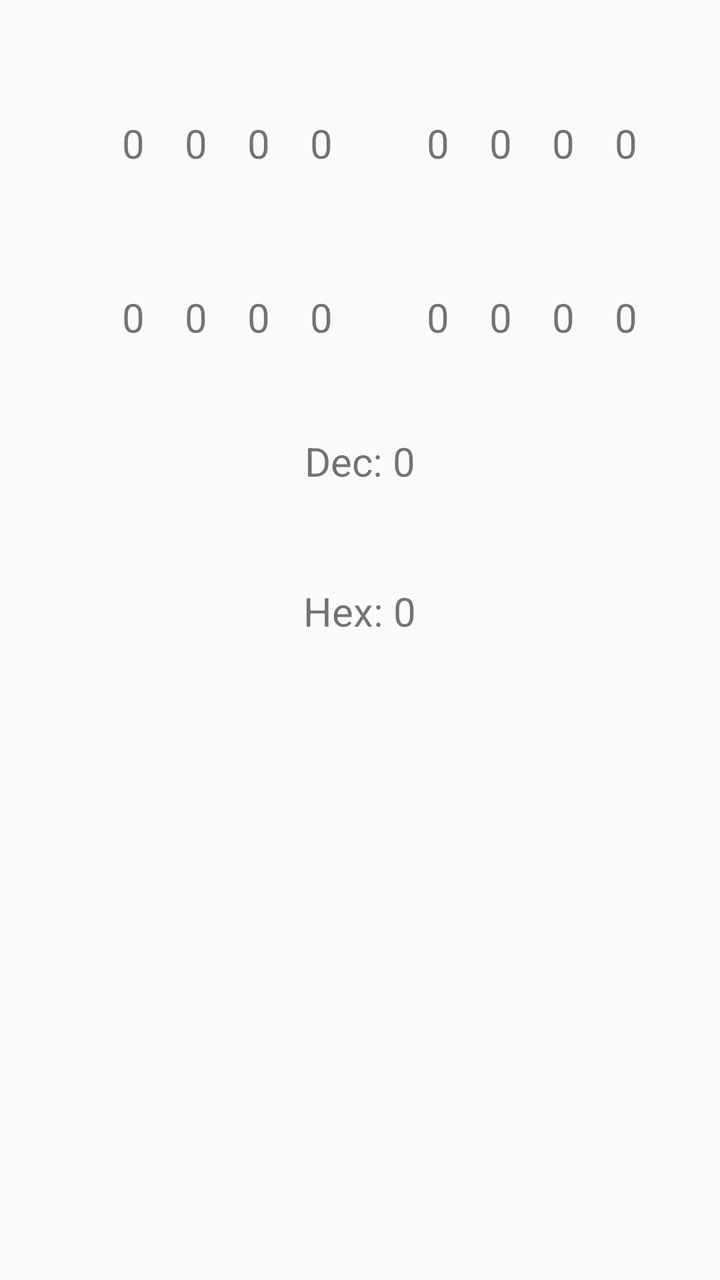
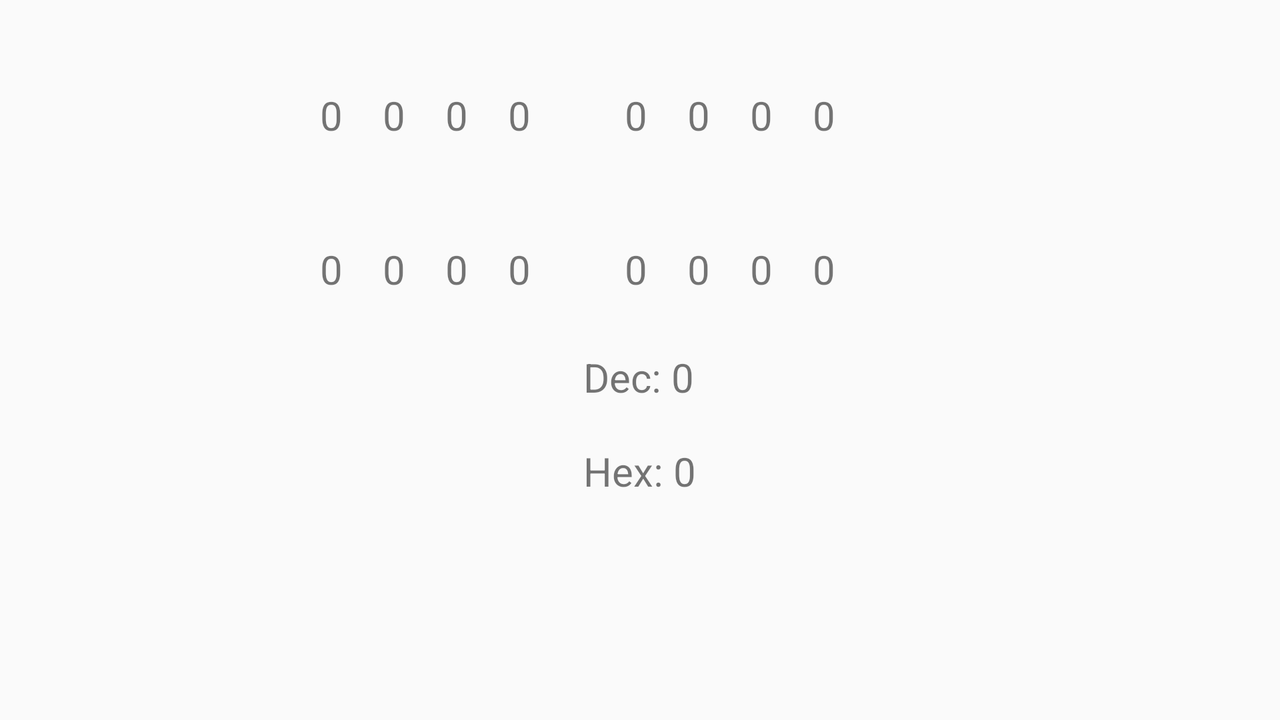

An Android layout and its configuration variant, each rendered on a device that would load it. The default file and the variant file are quoted in full after the pictures.
<!-- AndroidManifest.xml: application theme AppTheme -->
<!-- res/layout/fragment_bin.xml -->
<RelativeLayout xmlns:android="http://schemas.android.com/apk/res/android"
    xmlns:tools="http://schemas.android.com/tools"
    android:layout_width="match_parent"
    android:layout_height="match_parent"
    tools:context="com.example.bolek.ascii_helper.Fragments.BinFragment">


    <TextView
        android:id="@+id/textView"
        style="@style/BinaryDigit"
        android:layout_width="wrap_content"
        android:layout_height="wrap_content"
        android:layout_marginLeft="51dp"
        android:layout_marginStart="51dp"
        android:layout_marginTop="48dp"
        android:text="0"
        android:textSize="20sp"
        android:layout_alignParentTop="true"
        android:layout_alignParentLeft="true"
        android:layout_alignParentStart="true" />

    <TextView
        android:id="@+id/textView2"
        style="@style/BinaryDigit"
        android:layout_width="wrap_content"
        android:layout_height="wrap_content"
        android:layout_alignTop="@+id/textView"
        android:layout_toEndOf="@+id/textView"
        android:layout_toRightOf="@+id/textView"
        android:text="0"
        android:textSize="20sp" />

    <TextView
        android:id="@+id/textView3"
        style="@style/BinaryDigit"
        android:layout_width="wrap_content"
        android:layout_height="wrap_content"
        android:layout_alignTop="@+id/textView2"
        android:layout_toEndOf="@+id/textView2"
        android:layout_toRightOf="@+id/textView2"
        android:text="0"
        android:textSize="20sp" />

    <TextView
        android:id="@+id/textView4"
        style="@style/BinaryDigit"
        android:layout_width="wrap_content"
        android:layout_height="wrap_content"
        android:layout_alignTop="@+id/textView3"
        android:layout_toEndOf="@+id/textView3"
        android:layout_toRightOf="@+id/textView3"
        android:text="0"
        android:textSize="20sp" />

    <TextView
        android:id="@+id/textView5"
        style="@style/BinaryDigit"
        android:layout_width="wrap_content"
        android:layout_height="wrap_content"
        android:layout_alignBaseline="@+id/textView4"
        android:layout_alignBottom="@+id/textView4"
        android:layout_marginLeft="27dp"
        android:layout_marginStart="27dp"
        android:layout_toEndOf="@+id/textView4"
        android:layout_toRightOf="@+id/textView4"
        android:text="0"
        android:textSize="20sp" />

    <TextView
        android:id="@+id/textView6"
        style="@style/BinaryDigit"
        android:layout_width="wrap_content"
        android:layout_height="wrap_content"
        android:layout_alignTop="@+id/textView5"
        android:layout_toEndOf="@+id/textView5"
        android:layout_toRightOf="@+id/textView5"
        android:text="0"
        android:textSize="20sp" />

    <TextView
        android:id="@+id/textView7"
        style="@style/BinaryDigit"
        android:layout_width="wrap_content"
        android:layout_height="wrap_content"
        android:layout_alignTop="@+id/textView6"
        android:layout_toEndOf="@+id/textView6"
        android:layout_toRightOf="@+id/textView6"
        android:text="0"
        android:textSize="20sp" />

    <TextView
        android:id="@+id/textView8"
        style="@style/BinaryDigit"
        android:layout_width="wrap_content"
        android:layout_height="wrap_content"
        android:layout_alignTop="@id/textView7"
        android:layout_toEndOf="@id/textView7"
        android:layout_toRightOf="@id/textView7"
        android:text="0"
        android:textSize="20sp" />

    
    
    

    <TextView
        android:id="@+id/textView9"
        style="@style/BinaryDigit"
        android:layout_width="wrap_content"
        android:layout_height="wrap_content"
        android:layout_alignLeft="@+id/textView"
        android:layout_alignStart="@+id/textView"
        android:layout_below="@+id/textView"
        android:layout_marginTop="40dp"
        android:text="0"
        android:textSize="20sp" />

    <TextView
        android:id="@+id/textView10"
        style="@style/BinaryDigit"
        android:layout_width="wrap_content"
        android:layout_height="wrap_content"
        android:layout_alignLeft="@+id/textView2"
        android:layout_alignStart="@+id/textView2"
        android:layout_below="@+id/textView2"
        android:layout_marginTop="40dp"
        android:text="0"
        android:textSize="20sp" />

    <TextView
        android:id="@+id/textView11"
        style="@style/BinaryDigit"
        android:layout_width="wrap_content"
        android:layout_height="wrap_content"
        android:layout_alignLeft="@+id/textView3"
        android:layout_alignStart="@+id/textView3"
        android:layout_below="@+id/textView3"
        android:layout_marginTop="40dp"
        android:text="0"
        android:textSize="20sp" />

    <TextView
        android:id="@+id/textView12"
        style="@style/BinaryDigit"
        android:layout_width="wrap_content"
        android:layout_height="wrap_content"
        android:layout_alignLeft="@+id/textView4"
        android:layout_alignStart="@+id/textView4"
        android:layout_below="@+id/textView4"
        android:layout_marginTop="40dp"
        android:text="0"
        android:textSize="20sp" />

    <TextView
        android:id="@+id/textView13"
        style="@style/BinaryDigit"
        android:layout_width="wrap_content"
        android:layout_height="wrap_content"
        android:layout_alignLeft="@+id/textView5"
        android:layout_alignStart="@+id/textView5"
        android:layout_below="@+id/textView5"
        android:layout_marginTop="40dp"
        android:text="0"
        android:textSize="20sp" />

    <TextView
        android:id="@+id/textView14"
        style="@style/BinaryDigit"
        android:layout_width="wrap_content"
        android:layout_height="wrap_content"
        android:layout_alignLeft="@+id/textView6"
        android:layout_alignStart="@+id/textView6"
        android:layout_below="@+id/textView6"
        android:layout_marginTop="40dp"
        android:text="0"
        android:textSize="20sp" />

    <TextView
        android:id="@+id/textView15"
        style="@style/BinaryDigit"
        android:layout_width="wrap_content"
        android:layout_height="wrap_content"
        android:layout_alignLeft="@+id/textView7"
        android:layout_alignStart="@+id/textView7"
        android:layout_below="@+id/textView7"
        android:layout_marginTop="40dp"
        android:text="0"
        android:textSize="20sp" />

    <TextView
        android:id="@+id/textView16"
        style="@style/BinaryDigit"
        android:layout_width="wrap_content"
        android:layout_height="wrap_content"
        android:layout_alignLeft="@+id/textView8"
        android:layout_alignStart="@+id/textView8"
        android:layout_below="@+id/textView8"
        android:layout_marginTop="40dp"
        android:text="0"
        android:textSize="20sp" />

    <TextView
        android:id="@+id/dec"
        android:layout_width="wrap_content"
        android:layout_height="wrap_content"
        android:layout_below="@+id/textView12"
        android:layout_centerHorizontal="true"
        android:layout_marginTop="35dp"
        android:text="Dec: 0"
        android:textAlignment="center"
        android:textSize="20sp" />

    <TextView
        android:id="@+id/hex"
        android:layout_width="wrap_content"
        android:layout_height="wrap_content"
        android:layout_below="@+id/dec"
        android:layout_centerHorizontal="true"
        android:layout_marginTop="48dp"
        android:text="Hex: 0"
        android:textAlignment="center"
        android:textSize="20sp" />
</RelativeLayout>
<!-- resources referenced by this layout -->
<resources>
  <style name="BinaryDigit">
          <item name="android:padding">10dp</item>
      </style>
  <style name="AppTheme" parent="Theme.AppCompat.Light.DarkActionBar">
          
          <item name="colorPrimary">@color/colorPrimary</item>
          <item name="colorPrimaryDark">@color/colorPrimaryDark</item>
          <item name="colorAccent">@color/colorAccent</item>
      </style>
  <color name="colorPrimary">#3054B6</color>
  <color name="colorPrimaryDark">#284593</color>
  <color name="colorAccent">#0e0d51</color>
</resources>
<!-- res/layout-land/fragment_bin.xml (the repository's variant of the layout above) -->
<!-- drawn on the phone turned sideways -->
<RelativeLayout xmlns:android="http://schemas.android.com/apk/res/android"
    xmlns:tools="http://schemas.android.com/tools"
    android:layout_width="match_parent"
    android:layout_height="match_parent"
    tools:context="com.example.bolek.ascii_helper.Fragments.BinFragment">


    <TextView
        android:id="@+id/textView"
        style="@style/BinaryDigit"
        android:layout_width="wrap_content"
        android:layout_height="wrap_content"
        android:layout_alignParentLeft="true"
        android:layout_alignParentStart="true"
        android:layout_alignParentTop="true"
        android:layout_marginLeft="150dp"
        android:layout_marginStart="150dp"
        android:layout_marginTop="34dp"
        android:text="0"
        android:textSize="20sp" />

    <TextView
        android:id="@+id/textView2"
        style="@style/BinaryDigit"
        android:layout_width="wrap_content"
        android:layout_height="wrap_content"
        android:layout_alignBaseline="@+id/textView"
        android:layout_toEndOf="@+id/textView"
        android:layout_toRightOf="@+id/textView"
        android:text="0"
        android:textSize="20sp" />

    <TextView
        android:id="@+id/textView3"
        style="@style/BinaryDigit"
        android:layout_width="wrap_content"
        android:layout_height="wrap_content"
        android:layout_alignTop="@+id/textView2"
        android:layout_toEndOf="@+id/textView2"
        android:layout_toRightOf="@+id/textView2"
        android:text="0"
        android:textSize="20sp" />

    <TextView
        android:id="@+id/textView4"
        style="@style/BinaryDigit"
        android:layout_width="wrap_content"
        android:layout_height="wrap_content"
        android:layout_alignTop="@+id/textView3"
        android:layout_toEndOf="@+id/textView3"
        android:layout_toRightOf="@+id/textView3"
        android:text="0"
        android:textSize="20sp" />

    <TextView
        android:id="@+id/textView5"
        style="@style/BinaryDigit"
        android:layout_width="wrap_content"
        android:layout_height="wrap_content"
        android:layout_alignBaseline="@+id/textView4"
        android:layout_alignBottom="@+id/textView4"
        android:layout_marginLeft="27dp"
        android:layout_marginStart="27dp"
        android:layout_toEndOf="@+id/textView4"
        android:layout_toRightOf="@+id/textView4"
        android:text="0"
        android:textSize="20sp" />

    <TextView
        android:id="@+id/textView6"
        style="@style/BinaryDigit"
        android:layout_width="wrap_content"
        android:layout_height="wrap_content"
        android:layout_alignTop="@+id/textView5"
        android:layout_toEndOf="@+id/textView5"
        android:layout_toRightOf="@+id/textView5"
        android:text="0"
        android:textSize="20sp" />

    <TextView
        android:id="@+id/textView7"
        style="@style/BinaryDigit"
        android:layout_width="wrap_content"
        android:layout_height="wrap_content"
        android:layout_alignTop="@+id/textView6"
        android:layout_toEndOf="@+id/textView6"
        android:layout_toRightOf="@+id/textView6"
        android:text="0"
        android:textSize="20sp" />

    <TextView
        android:id="@+id/textView8"
        style="@style/BinaryDigit"
        android:layout_width="wrap_content"
        android:layout_height="wrap_content"
        android:layout_alignTop="@id/textView7"
        android:layout_toEndOf="@id/textView7"
        android:layout_toRightOf="@id/textView7"
        android:text="0"
        android:textSize="20sp" />

    
    
    

    <TextView
        android:id="@+id/textView9"
        style="@style/BinaryDigit"
        android:layout_width="wrap_content"
        android:layout_height="wrap_content"
        android:layout_alignLeft="@+id/textView"
        android:layout_alignStart="@+id/textView"
        android:layout_below="@+id/textView"
        android:layout_marginTop="30dp"
        android:text="0"
        android:textSize="20sp" />

    <TextView
        android:id="@+id/textView10"
        style="@style/BinaryDigit"
        android:layout_width="wrap_content"
        android:layout_height="wrap_content"
        android:layout_alignLeft="@+id/textView2"
        android:layout_alignStart="@+id/textView2"
        android:layout_below="@+id/textView2"
        android:layout_marginTop="30dp"
        android:text="0"
        android:textSize="20sp" />

    <TextView
        android:id="@+id/textView11"
        style="@style/BinaryDigit"
        android:layout_width="wrap_content"
        android:layout_height="wrap_content"
        android:layout_alignLeft="@+id/textView3"
        android:layout_alignStart="@+id/textView3"
        android:layout_below="@+id/textView3"
        android:layout_marginTop="30dp"
        android:text="0"
        android:textSize="20sp" />

    <TextView
        android:id="@+id/textView12"
        style="@style/BinaryDigit"
        android:layout_width="wrap_content"
        android:layout_height="wrap_content"
        android:layout_alignLeft="@+id/textView4"
        android:layout_alignStart="@+id/textView4"
        android:layout_below="@+id/textView4"
        android:layout_marginTop="30dp"
        android:text="0"
        android:textSize="20sp" />

    <TextView
        android:id="@+id/textView13"
        style="@style/BinaryDigit"
        android:layout_width="wrap_content"
        android:layout_height="wrap_content"
        android:layout_alignLeft="@+id/textView5"
        android:layout_alignStart="@+id/textView5"
        android:layout_below="@+id/textView5"
        android:layout_marginTop="30dp"
        android:text="0"
        android:textSize="20sp" />

    <TextView
        android:id="@+id/textView14"
        style="@style/BinaryDigit"
        android:layout_width="wrap_content"
        android:layout_height="wrap_content"
        android:layout_alignLeft="@+id/textView6"
        android:layout_alignStart="@+id/textView6"
        android:layout_below="@+id/textView6"
        android:layout_marginTop="30dp"
        android:text="0"
        android:textSize="20sp" />

    <TextView
        android:id="@+id/textView15"
        style="@style/BinaryDigit"
        android:layout_width="wrap_content"
        android:layout_height="wrap_content"
        android:layout_alignLeft="@+id/textView7"
        android:layout_alignStart="@+id/textView7"
        android:layout_below="@+id/textView7"
        android:layout_marginTop="30dp"
        android:text="0"
        android:textSize="20sp" />

    <TextView
        android:id="@+id/textView16"
        style="@style/BinaryDigit"
        android:layout_width="wrap_content"
        android:layout_height="wrap_content"
        android:layout_alignLeft="@+id/textView8"
        android:layout_alignStart="@+id/textView8"
        android:layout_below="@+id/textView8"
        android:layout_marginTop="30dp"
        android:text="0"
        android:textSize="20sp" />

    <TextView
        android:id="@+id/dec"
        android:layout_width="wrap_content"
        android:layout_height="wrap_content"
        android:layout_alignLeft="@+id/hex"
        android:layout_alignStart="@+id/hex"
        android:layout_below="@+id/textView12"
        android:layout_marginTop="17dp"
        android:text="Dec: 0"
        android:textAlignment="center"
        android:textSize="20sp" />

    <TextView
        android:id="@+id/hex"
        android:layout_width="wrap_content"
        android:layout_height="wrap_content"
        android:layout_below="@+id/dec"
        android:layout_centerHorizontal="true"
        android:layout_marginTop="20dp"
        android:text="Hex: 0"
        android:textAlignment="center"
        android:textSize="20sp" />
</RelativeLayout>
